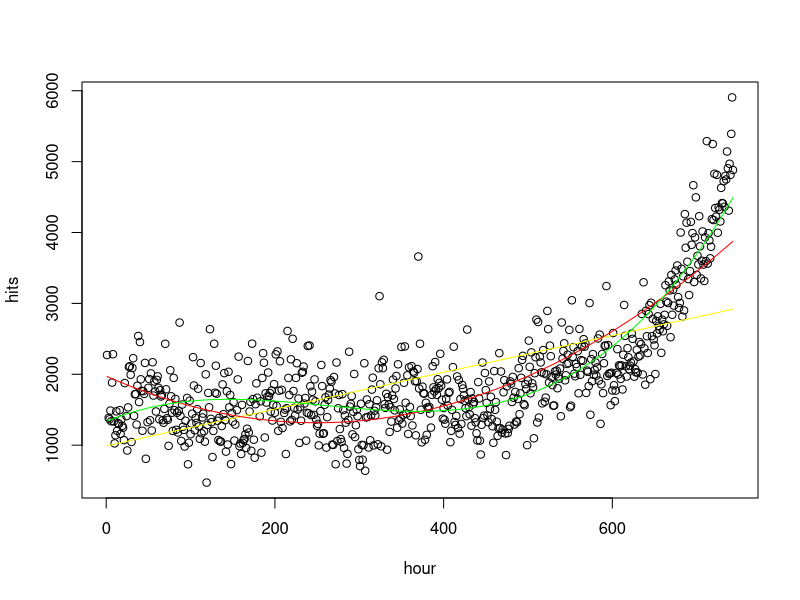

Generate this figure with R:
setwd("/home/hduser/BigRegression")
getwd()

bd = read.csv("web_traffic.csv",header = FALSE)

hour = bd$V1
hits = bd$V2
plot(hour,hits)

m1 =lm(hits ~poly(hour,1,raw = TRUE))
summary(m1)
m2 = lm(hits~poly(hour,2),raw=TRUE )
summary(m2)
m3 = lm(hits~poly(hour,3),raw = TRUE )
summary(m3)

lines(hour,predict(m1,data.frame(x=hour)), col='yellow')
lines(hour,predict(m2,data.frame(x=hour)), col='red')
lines(hour,predict(m3,data.frame(x=hour)), col='green')

predict(m1,data.frame(hour=300))
predict(m2,data.frame(hour=300))
predict(m3,data.frame(hour=300))




